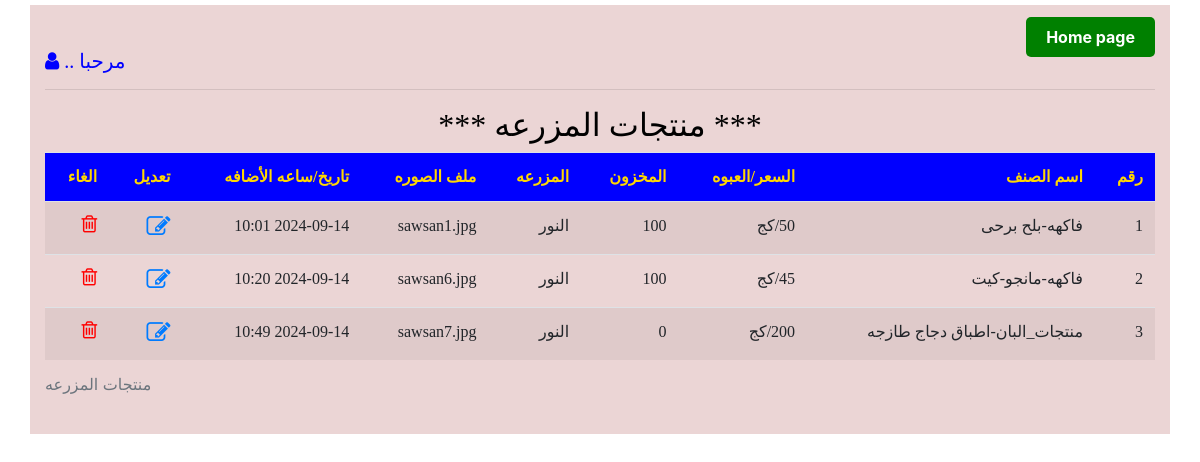
The page /prod_list1/ on the database its author committed.
### models.py (models this page shows, shortened)
class Products(db.Model):
  id = db.Column(db.Integer, primary_key = True)
  farm_id = db.Column(db.Integer, db.ForeignKey('farms.id'))
  prod_category = db.Column(db.String(100))
  prod_name = db.Column(db.String(100))
  package = db.Column(db.String(10))
  unit_price = db.Column(db.Integer)
  filename = db.Column(db.String(30))
  stock = db.Column(db.Integer)
  event_datetime = db.Column(db.String)

class Farms(db.Model):
  id = db.Column(db.Integer, primary_key = True)
  name = db.Column(db.String(100))
  user_id = db.Column(db.Integer, db.ForeignKey('users.id'))
  phone = db.Column(db.String(20))
  email = db.Column(db.String(50))
  address1 = db.Column(db.String(100))
  address2 = db.Column(db.String(100))
  products = db.relationship('Products', backref='farm', lazy='dynamic')

### app.py (the view)
@app.route('/prod_list1/')
def prod_list1():
    products = db.session.query(Products, Farms) \
        .join(Farms) \
        .all()
    return render_template('prod_list.html', products=products)

### templates/prod_list.html (shortened to what this page needs)
<!DOCTYPE html>
<html  lang="en"   dir="ltr">
<html>
<head>
</head>
<body dir="rtl">
    {% extends "index.html" %}
    {% block content %}
    <div class="container">
        <a href="{{url_for('home')}}" class="home-button"> Home page </a>
        <h5>مرحبا ..{{ name }} <i class="fa fa-user"></i></h5>
        <hr>
       <h2>*** منتجات المزرعه ***</h2>
            <table class="table table-striped">
                <caption>منتجات المزرعه</caption>
                <strong>
                <thead>
                    <tr>
                        <td>رقم</th>
                        <td>اسم الصنف</td>
                        <td>السعر/العبوه</td>
                        <td>المخزون</td>
                        <td>المزرعه</td>
                        <td>ملف الصوره</td>
                        <td>تاريخ/ساعه اﻷضافه</td>
                        <td>تعديل</td>
                        <td>الغاء</td>
                    </tr>
                </thead>
                <tbody>
                    {% for product, farm in products %}
                    <tr>
                        <td>{{ product.id }}</td>
                        <td>{{ product.prod_category }}-{{product.prod_name}}</td>
                        <td>{{ product.unit_price }}/{{ product.package }}</td>
                        <td>{{ product.stock }}</td>
                        <td>{{ farm.name }}</td>
                        <td>{{ product.filename }}</td>
                        <td>{{ product.event_datetime }}</td>
                        <td><a href="{{url_for('edit_product', item_id=product.id)}}" aria-label="Twitter">
                            <i class="fa fa-edit" style="font-size:24px"></i></a></td>
                        <td><a href="{{url_for('delete_product', item_id=product.id)}}" aria-label="Twitter">
                            <i class="fa fa-trash-o" style="font-size:20px;color:red"></i></a></td>
                    </tr>
                    </strong>
                    {% endfor %}
            </table>
        </div>
       {% endblock %}

### templates/index.html (shortened to what this page needs)
<!DOCTYPE html>
<html lang="en" dir="ltr">
<html> <!script src="script9.js"></script>
<head>
  <link rel="stylesheet" type="text/css" href="{{url_for('static',filename='styles.css') }}">
  <link rel="stylesheet" href="http://www.fontstatic.com/f=jazeera,jazeera-light">
  <link rel="stylesheet" href="https://cdnjs.cloudflare.com/ajax/libs/font-awesome/4.7.0/css/font-awesome.min.css">
    <link rel="stylesheet" href="https://cdnjs.cloudflare.com/ajax/libs/font-awesome/4.7.0/css/font-awesome.min.css">
    <link rel="stylesheet" href="https://stackpath.bootstrapcdn.com/bootstrap/4.5.0/css/bootstrap.min.css">
</head>
<body>
{% block content%}{% endblock %}
</body>
</html>

### static/styles.css (style rules this page uses)
.home-button { background-color: green; color: white; padding: 10px 20px; text-decoration: none; border: none; border-radius: 5px; font-weight: bold; }
h4, h5 { font-family: thabit; text-align: left; }
h2 { font-size: larger; color: black; font-family: 'thabit'; text-align: center; }
td, th { text-align: right; font-size: medium ; font-family: 'thabit'; }
thead { color:gold; background-color: blue; font-size: 14px; font-weight:bolder; text-align:right; }
.container { background-color: rgb(53, 50, 50); color:blue; margin-top:5px ; margin-bottom:10px ; text-align: right; padding-top: 10px; padding-left: 20px; padding-bottom: 10px; }
.container { padding-top: 20px; width:100%; align-items: end; background-color:rgb(235, 213, 213); }

### rows shown on the page
Products: id "1", prod_category "فاكهه", prod_name "بلح برحى", unit_price "50", package "كج", stock "100", name "النور", filename "sawsan1.jpg", event_datetime "2024-09-14 10:01"
Products: id "2", prod_category "فاكهه", prod_name "مانجو-كيت", unit_price "45", package "كج", stock "100", name "النور", filename "sawsan6.jpg", event_datetime "2024-09-14 10:20"
Products: id "3", prod_category "منتجات_البان", prod_name "اطباق دجاج طازجه", unit_price "200", package "كج", stock "0", name "النور", filename "sawsan7.jpg", event_datetime "2024-09-14 10:49"
